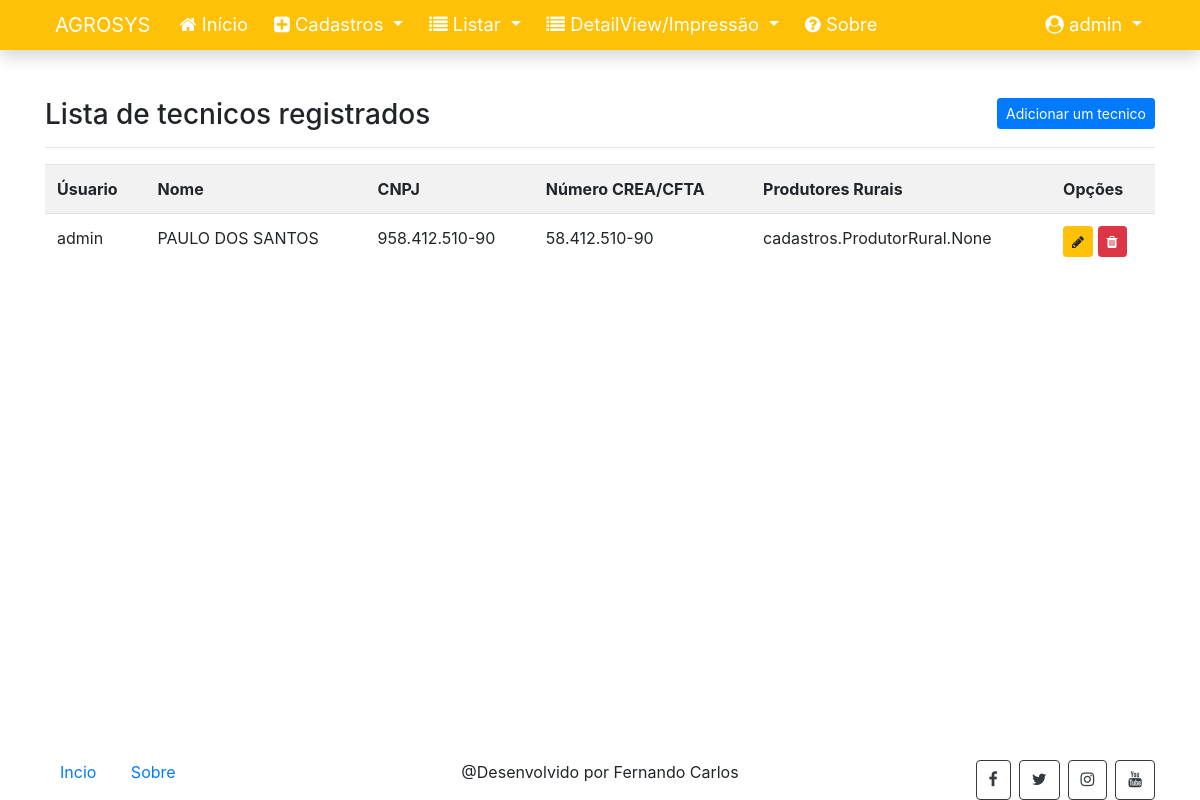
Screenshot of /listar/tecnico/ (signed in) with the database file from the repository.
### cadastros/models.py (models this page shows, shortened)
class ResponsaveisTecnicos(models.Model):
    usuario = models.OneToOneField(User, on_delete=models.PROTECT)
    nome_tecnico = models.CharField(max_length=50, verbose_name="Nome")
    cnpj_tecnico = models.CharField(max_length=14, verbose_name="CNPJ")
    numero_registro = models.CharField(max_length=20, verbose_name="Número CREA/CFTA")
    produtores_rurais = models.ManyToManyField("ProdutorRural", verbose_name="Produtor Rural", blank=True)

### cadastros/views.py (the view)
# urls.py: path('listar/tecnico/', ResponsaveisTecnicosList.as_view(), name="listar-tecnico"),
class ResponsaveisTecnicosList(LoginRequiredMixin, ListView):
    login_url = reverse_lazy('login')
    model = ResponsaveisTecnicos
    template_name = 'cadastros/listas/tecnicos.html'

### cadastros/templates/cadastros/listas/tecnicos.html
{% extends 'paginas/modelo-principal.html' %}
{% block conteudo %}
<h3>
    Lista de tecnicos registrados
    <a href="{% url 'cadastrar-tecnico' %}" class="btn btn-primary btn-sm float-right">Adicionar um tecnico</a>
</h3>
<hr>
<div class="table-responsive">
    <table class="table table-striped">
        <tr>
            <th>Úsuario</th>
            <th>Nome</th>
            <th>CNPJ</th>
            <th>Número CREA/CFTA</th>
            <th>Produtores Rurais</th>
            <th>Opções</th>
        </tr>
        {% for object in object_list %}
        <tr>
            <td>{{ object.usuario }}</td>
            <td>{{ object.nome_tecnico }}</td>
            <td>{{ object.cnpj_tecnico }}</td>
            <td>{{ object.numero_registro }}</td>
            <td>{{ object.produtores_rurais }}</td>
            <td>
                <a href="{% url 'editar-tecnico' object.pk %}" class="btn btn-warning btn-sm" title="Editar">
                    <i class="fa fa-pencil" aria-hidden="true"></i>
                </a>
                <a href="{% url 'excluir-tecnico' object.pk %}" class="btn btn-danger btn-sm" title="Excluir">
                    <i class="fa fa-trash" aria-hidden="true"></i>
                </a>
            </td>
        </tr>
        {% empty %}
        <tr>
            <td colspan="6">Nenhum campus registrado.</td>
        </tr>
        {% endfor %}
    </table>
</div>
{% endblock %}

### paginas/templates/paginas/modelo-principal.html (shortened to what this page needs)
{% load static %}
<!DOCTYPE html>
<html lang="pt-BR">
	<head>
        <link rel="stylesheet" type="text/css" href="{% static 'css/bootstrap.min.css' %}">
        <link rel="stylesheet" type="text/css" href="{% static 'css/font-awesome.min.css' %}">
        <link rel="stylesheet" type="text/css" href="{% static 'css/normalize.css' %}">
        <link rel="stylesheet" type="text/css" href="{% static 'css/estilo.css' %}">
        <link href="https://cdn.datatables.net/v/bs4/dt-1.13.4/datatables.min.css" rel="stylesheet"/>
	</head>
	<body class="d-flex flex-column h-100">
        <main role="main" class="flex-shrink-0">
            {% block menu %}
            <nav class="navbar navbar-expand-lg navbar-light bg-warning font-115 shadow">
                <div class="container">
                    <a class="navbar-brand text-white" href="{% url 'index' %}">AGROSYS</a>
                    <div class="collapse navbar-collapse" id="navbarNavDropdown">
                        <ul class="navbar-nav mr-auto">
                            <li class="nav-item">
                                <a class="nav-link" href="{% url 'index' %}">
                                    <i class="fa fa-home" aria-hidden="true"></i>
                                    Início
                                </a>
                            </li>
                            {% if request.user.is_authenticated %}
                            <li class="nav-item dropdown">
                                <a class="nav-link dropdown-toggle text-white" href="#" id="navbarDropdownMenuLink1"
                                    role="button" data-toggle="dropdown" aria-haspopup="true" aria-expanded="false">
                                    <i class="fa fa-plus-square" aria-hidden="true"></i>
                                    Cadastros
                                </a>
                            </li>
                            {% endif %}
                            {% if request.user.is_authenticated %}
                            <li class="nav-item dropdown">
                                <a class="nav-link dropdown-toggle text-white" href="#" id="navbarDropdownMenuLink2"
                                    role="button" data-toggle="dropdown" aria-haspopup="true" aria-expanded="false">
                                    <i class="fa fa-list" aria-hidden="true"></i>
                                    Listar
                                </a>
                            </li>
                            {% endif %}
                            {% if request.user.is_authenticated %}
                            {% block detail %}
                            <li class="nav-item dropdown">
                                <a class="nav-link dropdown-toggle text-white" href="#" id="navbarDropdownMenuLink2"
                                    role="button" data-toggle="dropdown" aria-haspopup="true" aria-expanded="false">
                                    <i class="fa fa-list" aria-hidden="true"></i>
                                    DetailView/Impressão
                                </a>
                            </li>
                            {% endblock %}
                            {% endif %}
                            <li class="nav-item ">
                                <a class="nav-link" href="{% url 'sobre' %}">
                                    <i class="fa fa-question-circle" aria-hidden="true"></i>
                                    Sobre
                                </a>
                            </li>
                        </ul>
                        <ul class="navbar-nav">
                            {% if request.user.is_authenticated %}
                            <li class="nav-item dropdown">
                                <a class="nav-link dropdown-toggle text-white" href="#" id="navbarDropdownMenuLink"
                                    role="button" data-toggle="dropdown" aria-haspopup="true" aria-expanded="false">
                                    <i class="fa fa-user-circle" aria-hidden="true"></i>
                                    <span id="username">{{ request.user }}</span>
                                </a>
                            </li>
                            {% endif %}
                        </ul>
                    </div>
                </div>
            </nav>
            {% endblock %}
            <div class="container py-5">
                {% block conteudo %}{% endblock %}
            </div>
        </main>
        <footer class="mt-auto">
            {% block rodape %}
            <div class="container fixed-bottom">
                <div class="row">
                    <div class="col-md-4">
                        <p>
                            <a href="{% url 'index' %}">Incio</a>
                            <a href="{% url 'sobre' %}">Sobre</a>
                        </p>
                    </div>
                    <div class="col-md-4 mx-auto text-center">
                        <span>@Desenvolvido por Fernando Carlos</span>
                    </div>
                    <div class="col-md-4 d-flex justify-content-end">
                        <a href="#" class="btn btn-outline-dark">
                            <i class="fa fa-facebook"></i>
                        </a>
                        <a href="#" class="btn btn-outline-dark ml-2">
                            <i class="fa fa-twitter"></i>
                        </a>
                        <a href="#" class="btn btn-outline-dark ml-2">
                            <i class="fa fa-instagram"></i>
                        </a>
                        <a href="#" class="btn btn-outline-dark ml-2">
                            <i class="fa fa-youtube"></i>
                        </a>
                    </div>
                </div>
            </div>
            {% endblock %}
        </footer>
	</body>
</html>

### static/css/estilo.css (style rules this page uses)
* { margin: 0; padding: 0; box-sizing: border-box; }
footer p a { margin: 5px 15px; }
table td { max-width: 500px; }
.navbar { padding: 0 !important; }
.navbar .navbar-brand { padding-left: 10px; }
.navbar a.nav-link { color: white !important; }
.navbar .nav-item { padding: 3px 5px; }
.font-115 { font-size: 115%; }

### rows the page displays
ResponsaveisTecnicos: usuario "admin", nome_tecnico "PAULO DOS SANTOS", cnpj_tecnico "958.412.510-90", numero_registro "58.412.510-90", produtores_rurais "cadastros.ProdutorRural.None"

### other values shown
{{ request.user }} "admin"
